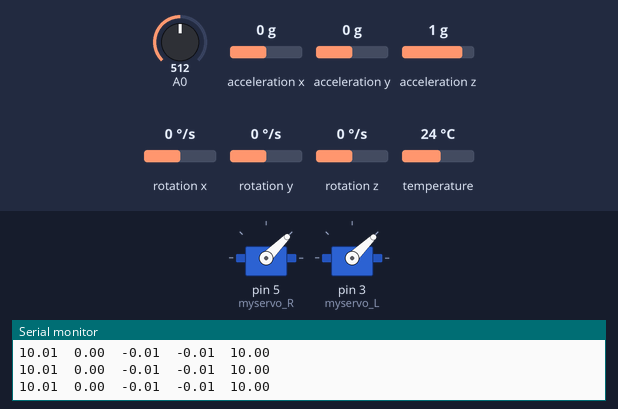
Bench run of a sketch on a simulated Arduino Uno, built with avr-gcc and run on an emulated ATmega328P. Shown: 2 × servo, the last lines printed to the serial monitor. The inputs (shaded band) are chosen by the test bench; at power-on: A0 = 512, acceleration y 0 g, acceleration x 0 g, acceleration z 1 g, rotation x 0 °/s, rotation y 0 °/s, rotation z 0 °/s, temperature 24 °C.

Above: at 1.3 s.
1.4 s: A0 set to 80
At 1.8 s:
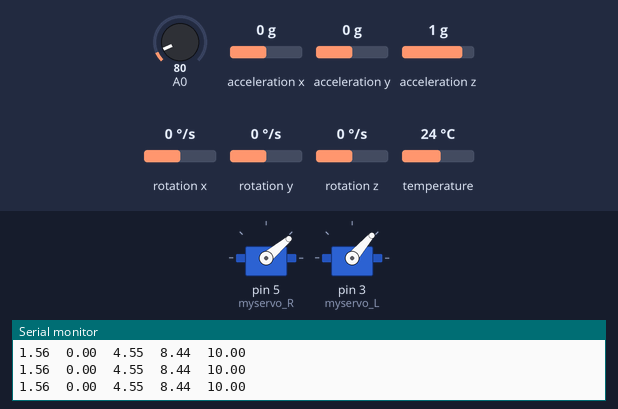
4.4 s: acceleration y set to -0.1 g
At 5.63 s:
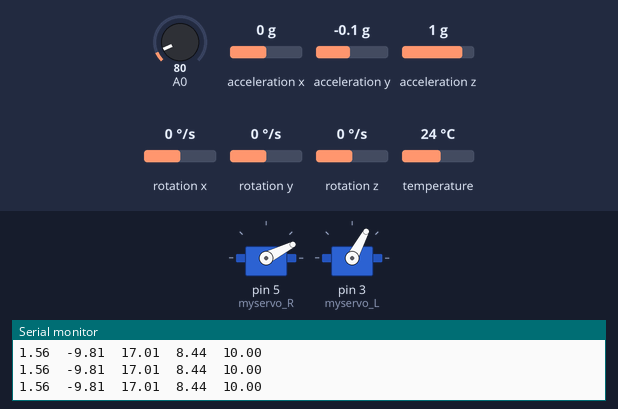
7.4 s: acceleration y set to 1.4 g
8.9 s: acceleration x set to -1.4 g
At 9.4 s:
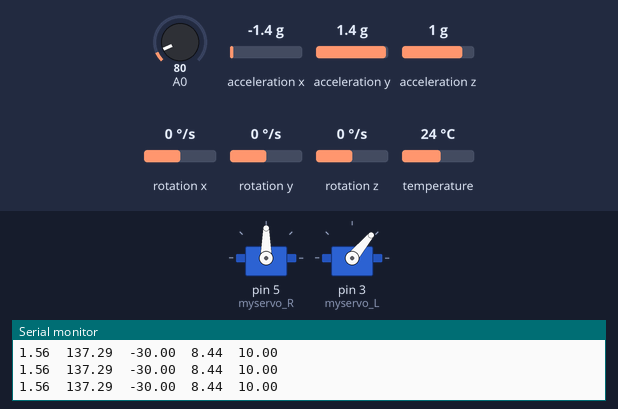
10.5 s: acceleration x set to 0.1 g
At 12.2 s:
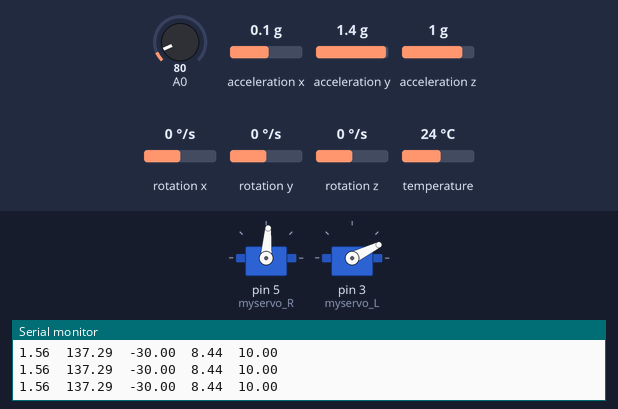
13.5 s: acceleration y set to 0 g
Timing chart, 0 to 23.4 s (numbered marks = the images above; inputs shaded):
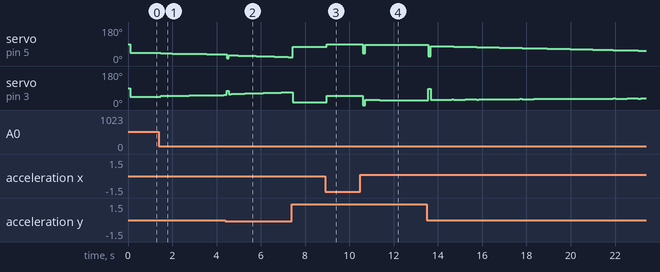

Measured:
- the behaviour switches between 0 and -0.1 g on acceleration y (found by bisection; images 1 and 2)
- after the input at 1.4 s, servo on pin 5 (myservo_R): moves from 45° to 36° over 2.8 s, starting after 0.09 s; servo on pin 3 (myservo_L): moves from 44° to 53° over 2.8 s, starting after 0.09 s
- after the input at 8.9 s, servo on pin 5 (myservo_R): 75° → 90° after 0.07 s; servo on pin 3 (myservo_L): 15° → 50° after 0.07 s
- after the input at 10.5 s, servo on pin 5 (myservo_R): 90° → 40° after 0.11 s, → 87° 0.11 s later, → 86° 0.66 s later, → 85° 1.1 s later; servo on pin 3 (myservo_L): 50° → 0° after 0.11 s, → 27° 0.11 s later, → 26° 0.66 s later, → 25° 1.1 s later

The sketch:

plane.ino
```cpp
// (licence header left out)
#include <Servo.h>
#include <Adafruit_MPU6050.h>
#include <Adafruit_Sensor.h>
#include <Wire.h>
#include <QuickPID.h>

//#include <TinyGPS.h>
//TinyGPS gps;
//SoftwareSerial ss(4, 3); // pin 4=RX, pin 3=TX
float x, y, z, pitch, roll, setPitch, setRoll, setHeight;
float Kp = 0.5, Ki = 0.2, Kd = 0.3;


Servo myservo_R;
Servo myservo_L;

Adafruit_MPU6050 mpu;
QuickPID pitchPID(&y, &pitch, &setPitch);
QuickPID rollPID(&x, &roll, &setRoll);

QuickPID heightPID(&z, &setPitch, &setHeight);

sensors_event_t a, g, temp;


void setup() {

  Serial.begin(9600);


  /* Probabilente questo snippet va messo in una funzione temporizzata o legato a un task.
  while (ss.available() > 0)
  {
    gps.encode(ss.read);
  }*/

  y = 0;
  setPitch = 0;
  x = 0;
  setRoll = 0;
  //z = gps.altitude.meters();
  z = 0; // SOSTITUIVA IN ASSENZA DI MODULO GPS
  setHeight = z+10;
  rollPID.SetTunings(0.8, 0.1, 0.1);
  rollPID.SetMode(rollPID.Control::automatic);
  rollPID.SetOutputLimits(-35,35);
  pitchPID.SetTunings(Kp, Ki, Kd);
  pitchPID.SetMode(pitchPID.Control::automatic);
  pitchPID.SetOutputLimits(-30,30);

  heightPID.SetTunings(1,0,0);
  heightPID.SetMode(rollPID.Control::automatic);
  heightPID.SetOutputLimits(-10,10);

  if (!mpu.begin()) {
    Serial.println("Failed to find MPU6050 chip");
    while (1) {
      delay(10);
    }
  }

  myservo_R.attach(5); // right aileron (left servo)
  myservo_L.attach(3); // Left aileron (right servo)


  delay(100);

}

void loop()
{
  mpu.getEvent(&a, &g, &temp);
   x  = a.orientation.x * 10;
   y  = a.orientation.y * 10;

  /*
  while (ss.available() > 0)
  {
    gps.encode(ss.read);
  }
  */

  //z = gps.altitude.meters();

  z = analogRead(A0) / 102.3 * 2; //simuliamo il GPS
  //z = 10;
  heightPID.Compute();
  pitchPID.Compute();
  rollPID.Compute();

  int angleR = 45-pitch;
  int angleL = 45+pitch;

  angleR = angleR+roll;
  angleL = angleL+roll;

  if (angleR > 90){
    angleR = 90;
  }
  if (angleL >90){
    angleL = 90;
  }
  if (angleR <0 ){
    angleR = 0;
  }
  if (angleL <0 ){
    angleL = 0;
  }

  myservo_R.write(angleR);
  myservo_L.write(angleL);

  Serial.print(z);
  Serial.print("  ");
  Serial.print(y);
  Serial.print("  ");
  Serial.print(pitch);
  Serial.print("  ");
  Serial.print(setPitch);
  Serial.print("  ");
  Serial.println(setHeight);
  // print
  /*
  Serial.print("y: ");
  Serial.print(y);
  Serial.print(" pitch: ");
  Serial.print(pitch);
  Serial.print("     angle_R: ");
  Serial.print("x: ");
  Serial.print(x);
  Serial.print(" roll: ");
  Serial.print(roll);
  Serial.print("     angle_R: ");
  Serial.print(angleR);
  Serial.print(" angle_L: ");
  Serial.println(90-angleL);
*/


}
```
